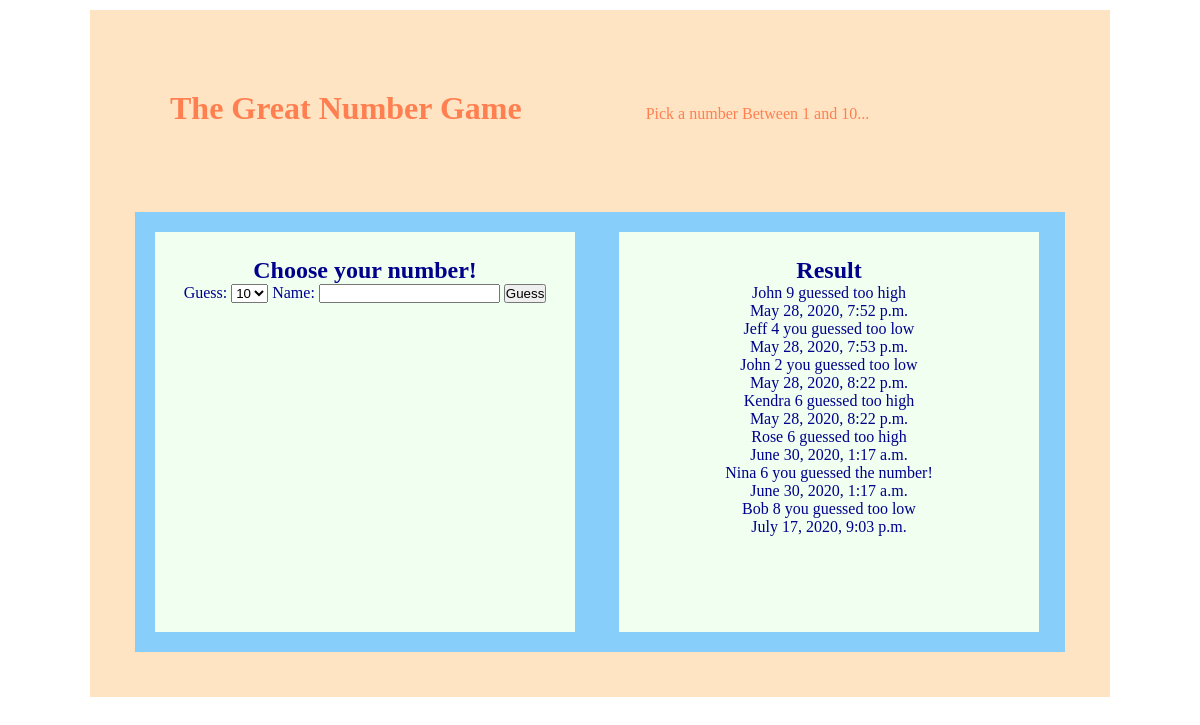
The page / on the database its author committed.
### num_gen_app/models.py (models this page shows)
class Player(models.Model):
    name = models.CharField(max_length=255)
    guess = models.IntegerField()
    result = models.CharField(max_length=255)
    created_at = models.DateTimeField(auto_now_add=True)
    updated_at = models.DateTimeField(auto_now=True)

### num_gen_app/views.py (the view)
# urls.py: path('', views.index),
def index(request):
    context = {
        'all_players' : Player.objects.all()
    }
    return render(request, 'index.html', context)

### num_gen_app/templates/index.html (shortened to what this page needs)
<!DOCTYPE html>
<html lang="en">
<head>
    {% load static %}
    <link rel="stylesheet" href="{% static 'style.css' %}">
</head>
<body>
    <div id="wrapper">
        <div id="header">
            <h1 class="subhead">The Great Number Game</h1>
            <p class="subhead">Pick a number Between 1 and 10...</p>
        </div>
        <div id="maincontent">
            <div class="subcontent">
                <h2>Choose your number!</h2>
                <form action="/process_guess" method="POST">
                    Guess: <select name="user_guess">
                        <option value="10">10</option>
                    </select>
                    Name: <input type="text" name="username">
                    <input type="submit" value="Guess">
                </form>
            </div>
            <div class="subcontent">
                <h2>Result</h2>
                {% for player in all_players %}
                <P>{{ player.name }} {{ player.guess }} {{ player.result }}</P>
                <p>{{ player.created_at }}</p>
                {% endfor %}
            </div>
        </div>
    </div>
</body>
</html>

### num_gen_app/static/style.css (style rules this page uses)
* { margin: 0px; padding: 0px; }
#wrapper { background-color: bisque; margin: 10px auto; padding: 20px 20px; width: 980px; min-height: 500px; }
.subhead { display: inline-block; color: coral; margin: 60px; }
#maincontent { background-color: lightskyblue; min-height: 400px; margin: 25px; }
.subcontent { display: inline-block; width: 370px; vertical-align: top; margin: 20px; color: darkblue; padding: 25px; text-align: center; background-color: honeydew; min-height: 350px; }

### rows shown on the page
Player: name "John", guess "9", result "guessed too high", created_at "May 28, 2020, 7:52 p.m."
Player: name "Jeff", guess "4", result "you guessed too low", created_at "May 28, 2020, 7:53 p.m."
Player: name "John", guess "2", result "you guessed too low", created_at "May 28, 2020, 8:22 p.m."
Player: name "Kendra", guess "6", result "guessed too high", created_at "May 28, 2020, 8:22 p.m."
Player: name "Rose", guess "6", result "guessed too high", created_at "June 30, 2020, 1:17 a.m."
Player: name "Nina", guess "6", result "you guessed the number!", created_at "June 30, 2020, 1:17 a.m."
Player: name "Bob", guess "8", result "you guessed too low", created_at "July 17, 2020, 9:03 p.m."
